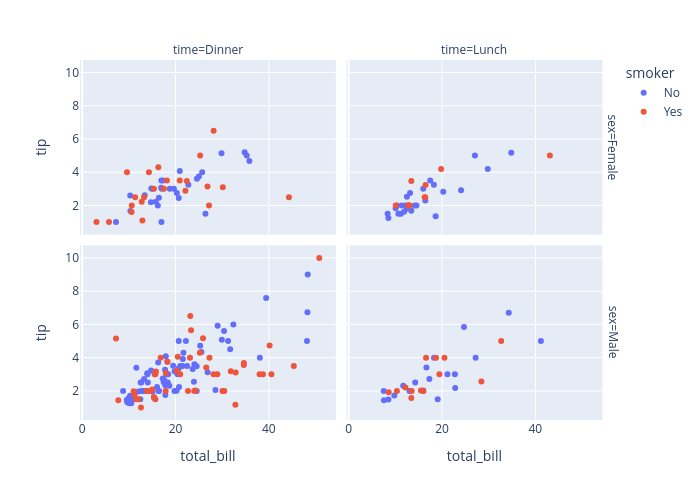

The notebook cell saved with this chart:
### Markdown cell above
### Facets

`facet_col` splits into small multiples. Each panel is still interactive.

### Code cell
fig = px.scatter(tips, x='total_bill', y='tip',
                 color='smoker',
                 facet_col='time',
                 facet_row='sex',
                 width=700, height=500)
fig.show()

### Figure 1 — Plotly figure (JSON) as saved in the notebook; plotly's stock layout.template omitted (floating-point values rounded to 4 significant figures)
{"data": [{"hovertemplate": "smoker=No<br>sex=Female<br>time=Dinner<br>total_bill=%{x}<br>tip=%{y}<extra></extra>", "legendgroup": "No", "marker": {"color": "#636efa", "symbol": "circle"}, "mode": "markers", "name": "No", "orientation": "v", "showlegend": true, "type": "scatter", "x": [16.99, 24.59, 35.26, 14.83, 10.33, 16.97, 20.29, 15.77, 19.65, 15.06, 20.69, 16.93, 10.29, 34.81, 26.41, 16.45, 17.07, 14.73, 22.75, 20.92, 7.25, 25.71, 17.31, 29.85, 25.0, 13.39, 16.21, 35.83, 18.78], "xaxis": "x3", "y": [1.01, 3.61, 5.0, 3.02, 1.67, 3.5, 2.75, 2.23, 3.0, 3.0, 2.45, 3.07, 2.6, 5.2, 1.5, 2.47, 3.0, 2.2, 3.25, 4.08, 1.0, 4.0, 3.5, 5.14, 3.75, 2.61, 2.0, 4.67, 3.0], "yaxis": "y3"}, {"hovertemplate": "smoker=No<br>sex=Female<br>time=Lunch<br>total_bill=%{x}<br>tip=%{y}<extra></extra>", "legendgroup": "No", "marker": {"color": "#636efa", "symbol": "circle"}, "mode": "markers", "name": "No", "orientation": "v", "showlegend": false, "type": "scatter", "x": [10.07, 34.83, 10.65, 12.43, 24.08, 13.42, 12.48, 29.8, 14.52, 11.38, 20.27, 11.17, 12.26, 18.26, 8.51, 10.33, 14.15, 13.16, 17.47, 27.05, 16.43, 8.35, 18.64, 11.87, 15.98], "xaxis": "x4", "y": [1.83, 5.17, 1.5, 1.8, 2.92, 1.68, 2.52, 4.2, 2.0, 2.0, 2.83, 1.5, 2.0, 3.25, 1.25, 2.0, 2.0, 2.75, 3.5, 5.0, 2.3, 1.5, 1.36, 1.63, 3.0], "yaxis": "y4"}, {"hovertemplate": "smoker=No<br>sex=Male<br>time=Dinner<br>total_bill=%{x}<br>tip=%{y}<extra></extra>", "legendgroup": "No", "marker": {"color": "#636efa", "symbol": "circle"}, "mode": "markers", "name": "No", "orientation": "v", "showlegend": false, "type": "scatter", "x": [10.34, 21.01, 23.68, 25.29, 8.77, 26.88, 15.04, 14.78, 10.27, 15.42, 18.43, 21.58, 16.29, 20.65, 17.92, 39.42, 19.82, 17.81, 13.37, 12.69, 21.7, 9.55, 18.35, 17.78, 24.06, 16.31, 18.69, 31.27, 16.04, 17.46, 13.94, 9.68, 30.4, 18.29, 22.23, 32.4, 28.55, 18.04, 12.54, 9.94, 25.56, 19.49, 48.27, 17.59, 20.08, 20.23, 12.02, 10.51, 22.49, 12.46, 18.24, 14.0, 38.07, 23.95, 29.93, 14.07, 13.13, 17.26, 24.55, 19.77, 48.17, 16.49, 21.5, 12.66, 13.81, 24.52, 20.76, 31.71, 20.69, 48.33, 20.45, 13.28, 11.61, 10.77, 10.07, 29.03, 17.82], "xaxis": "x", "y": [1.66, 3.5, 3.31, 4.71, 2.0, 3.12, 1.96, 3.23, 1.71, 1.57, 3.0, 3.92, 3.71, 3.35, 4.08, 7.58, 3.18, 2.34, 2.0, 2.0, 4.3, 1.45, 2.5, 3.27, 3.6, 2.0, 2.31, 5.0, 2.24, 2.54, 3.06, 1.32, 5.6, 3.0, 5.0, 6.0, 2.05, 3.0, 2.5, 1.56, 4.34, 3.51, 6.73, 2.64, 3.15, 2.01, 1.97, 1.25, 3.5, 1.5, 3.76, 3.0, 4.0, 2.55, 5.07, 2.5, 2.0, 2.74, 2.0, 2.0, 5.0, 2.0, 3.5, 2.5, 2.0, 3.48, 2.24, 4.5, 5.0, 9.0, 3.0, 2.72, 3.39, 1.47, 1.25, 5.92, 1.75], "yaxis": "y"}, {"hovertemplate": "smoker=No<br>sex=Male<br>time=Lunch<br>total_bill=%{x}<br>tip=%{y}<extra></extra>", "legendgroup": "No", "marker": {"color": "#636efa", "symbol": "circle"}, "mode": "markers", "name": "No", "orientation": "v", "showlegend": false, "type": "scatter", "x": [27.2, 22.76, 17.29, 16.66, 15.98, 13.03, 18.28, 24.71, 21.16, 11.69, 14.26, 15.95, 8.52, 22.82, 19.08, 34.3, 41.19, 9.78, 7.51, 7.56], "xaxis": "x2", "y": [4.0, 3.0, 2.71, 3.4, 2.03, 2.0, 4.0, 5.85, 3.0, 2.31, 2.5, 2.0, 1.48, 2.18, 1.5, 6.7, 5.0, 1.73, 2.0, 1.44], "yaxis": "y2"}, {"hovertemplate": "smoker=Yes<br>sex=Female<br>time=Dinner<br>total_bill=%{x}<br>tip=%{y}<extra></extra>", "legendgroup": "Yes", "marker": {"color": "#EF553B", "symbol": "circle"}, "mode": "markers", "name": "Yes", "orientation": "v", "showlegend": true, "type": "scatter", "x": [3.07, 26.86, 25.28, 5.75, 16.32, 11.35, 15.38, 44.3, 22.42, 14.31, 17.51, 10.59, 10.63, 9.6, 20.9, 18.15, 12.76, 13.27, 28.17, 12.9, 30.14, 22.12, 27.18], "xaxis": "x3", "y": [1.0, 3.14, 5.0, 1.0, 4.3, 2.5, 3.0, 2.5, 3.48, 4.0, 3.0, 1.61, 2.0, 4.0, 3.5, 3.5, 2.23, 2.5, 6.5, 1.1, 3.09, 2.88, 2.0], "yaxis": "y3"}, {"hovertemplate": "smoker=Yes<br>sex=Female<br>time=Lunch<br>total_bill=%{x}<br>tip=%{y}<extra></extra>", "legendgroup": "Yes", "marker": {"color": "#EF553B", "symbol": "circle"}, "mode": "markers", "name": "Yes", "orientation": "v", "showlegend": false, "type": "scatter", "x": [19.81, 43.11, 13.0, 12.74, 13.0, 16.4, 16.47, 13.42, 16.27, 10.09], "xaxis": "x4", "y": [4.19, 5.0, 2.0, 2.01, 2.0, 2.5, 3.23, 3.48, 2.5, 2.0], "yaxis": "y4"}, {"hovertemplate": "smoker=Yes<br>sex=Male<br>time=Dinner<br>total_bill=%{x}<br>tip=%{y}<extra></extra>", "legendgroup": "Yes", "marker": {"color": "#EF553B", "symbol": "circle"}, "mode": "markers", "name": "Yes", "orientation": "v", "showlegend": false, "type": "scatter", "x": [38.01, 11.24, 20.29, 13.81, 11.02, 18.29, 15.01, 17.92, 28.97, 40.17, 27.28, 12.03, 21.01, 15.36, 20.49, 25.21, 50.81, 15.81, 7.25, 31.85, 16.82, 32.9, 17.89, 14.48, 34.63, 34.65, 23.33, 45.35, 23.17, 40.55, 30.46, 23.1, 15.69, 26.59, 38.73, 24.27, 30.06, 25.89, 28.15, 11.59, 7.74, 24.01, 15.69, 15.53, 12.6, 32.83, 22.67], "xaxis": "x", "y": [3.0, 1.76, 3.21, 2.0, 1.98, 3.76, 2.09, 3.08, 3.0, 4.73, 4.0, 1.5, 3.0, 1.64, 4.06, 4.29, 10.0, 3.16, 5.15, 3.18, 4.0, 3.11, 2.0, 2.0, 3.55, 3.68, 5.65, 3.5, 6.5, 3.0, 2.0, 4.0, 1.5, 3.41, 3.0, 2.03, 2.0, 5.16, 3.0, 1.5, 1.44, 2.0, 3.0, 3.0, 1.0, 1.17, 2.0], "yaxis": "y"}, {"hovertemplate": "smoker=Yes<br>sex=Male<br>time=Lunch<br>total_bill=%{x}<br>tip=%{y}<extra></extra>", "legendgroup": "Yes", "marker": {"color": "#EF553B", "symbol": "circle"}, "mode": "markers", "name": "Yes", "orientation": "v", "showlegend": false, "type": "scatter", "x": [19.44, 32.68, 16.0, 28.44, 15.48, 16.58, 10.34, 13.51, 18.71, 20.53, 12.16, 8.58, 13.42], "xaxis": "x2", "y": [3.0, 5.0, 2.0, 2.56, 2.02, 4.0, 2.0, 2.0, 4.0, 4.0, 2.2, 1.92, 1.58], "yaxis": "y2"}], "layout": {"annotations": [{"font": {}, "showarrow": false, "text": "time=Dinner", "x": 0.24, "xanchor": "center", "xref": "paper", "y": 1, "yanchor": "bottom", "yref": "paper"}, {"font": {}, "showarrow": false, "text": "time=Lunch", "x": 0.74, "xanchor": "center", "xref": "paper", "y": 1, "yanchor": "bottom", "yref": "paper"}, {"font": {}, "showarrow": false, "text": "sex=Male", "textangle": 90, "x": 0.98, "xanchor": "left", "xref": "paper", "y": 0.2425, "yanchor": "middle", "yref": "paper"}, {"font": {}, "showarrow": false, "text": "sex=Female", "textangle": 90, "x": 0.98, "xanchor": "left", "xref": "paper", "y": 0.7575, "yanchor": "middle", "yref": "paper"}], "height": 500, "legend": {"title": {"text": "smoker"}, "tracegroupgap": 0}, "margin": {"t": 60}, "width": 700, "xaxis": {"anchor": "y", "domain": [0, 0.48], "title": {"text": "total_bill"}}, "xaxis2": {"anchor": "y2", "domain": [0.5, 0.98], "matches": "x", "title": {"text": "total_bill"}}, "xaxis3": {"anchor": "y3", "domain": [0, 0.48], "matches": "x", "showticklabels": false}, "xaxis4": {"anchor": "y4", "domain": [0.5, 0.98], "matches": "x", "showticklabels": false}, "yaxis": {"anchor": "x", "domain": [0, 0.485], "title": {"text": "tip"}}, "yaxis2": {"anchor": "x2", "domain": [0, 0.485], "matches": "y", "showticklabels": false}, "yaxis3": {"anchor": "x3", "domain": [0.515, 1], "matches": "y", "title": {"text": "tip"}}, "yaxis4": {"anchor": "x4", "domain": [0.515, 1], "matches": "y", "showticklabels": false}}}
